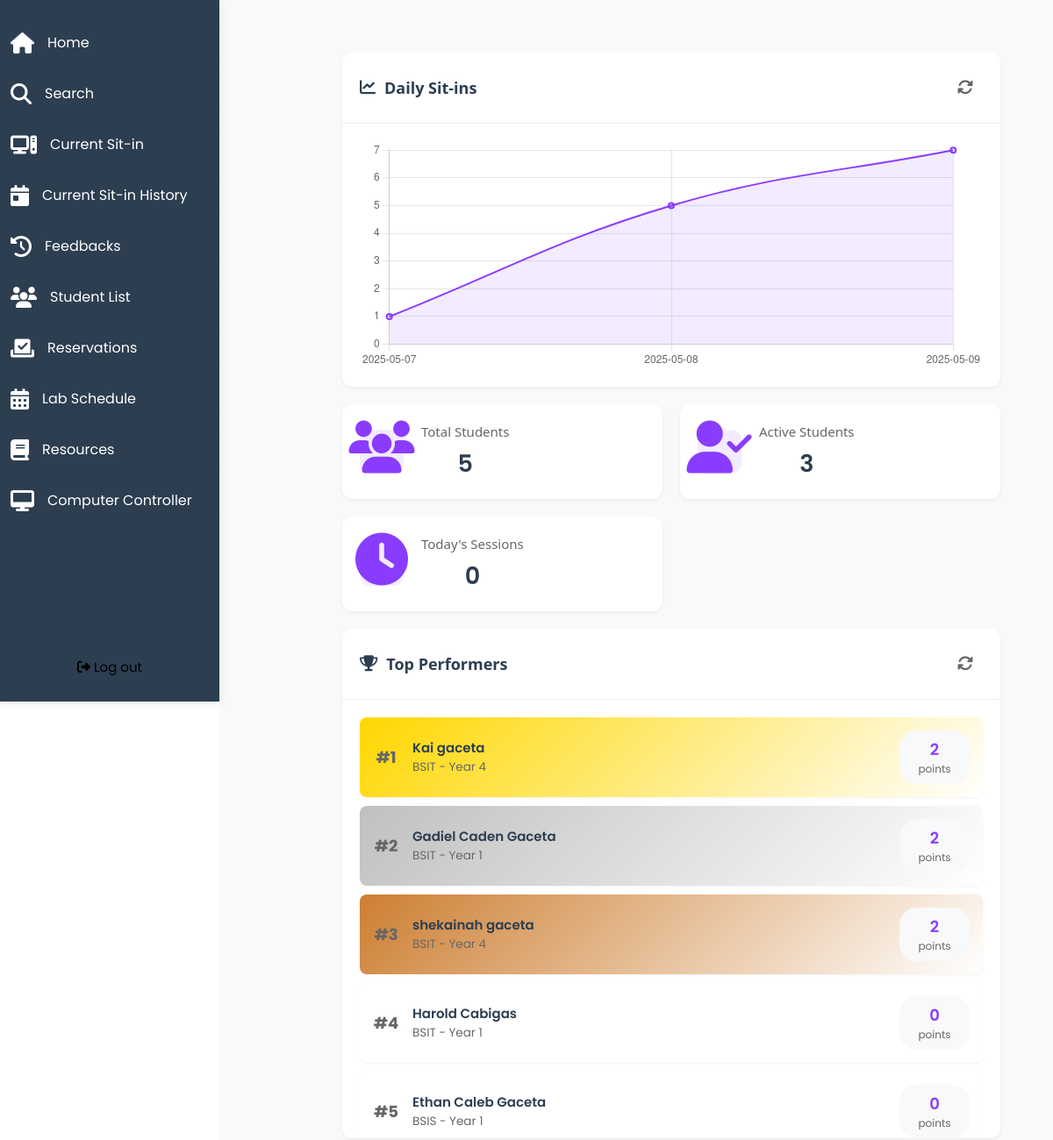
/admin_dashboard (signed in, upper part), run on an earlier commit of the app's database.
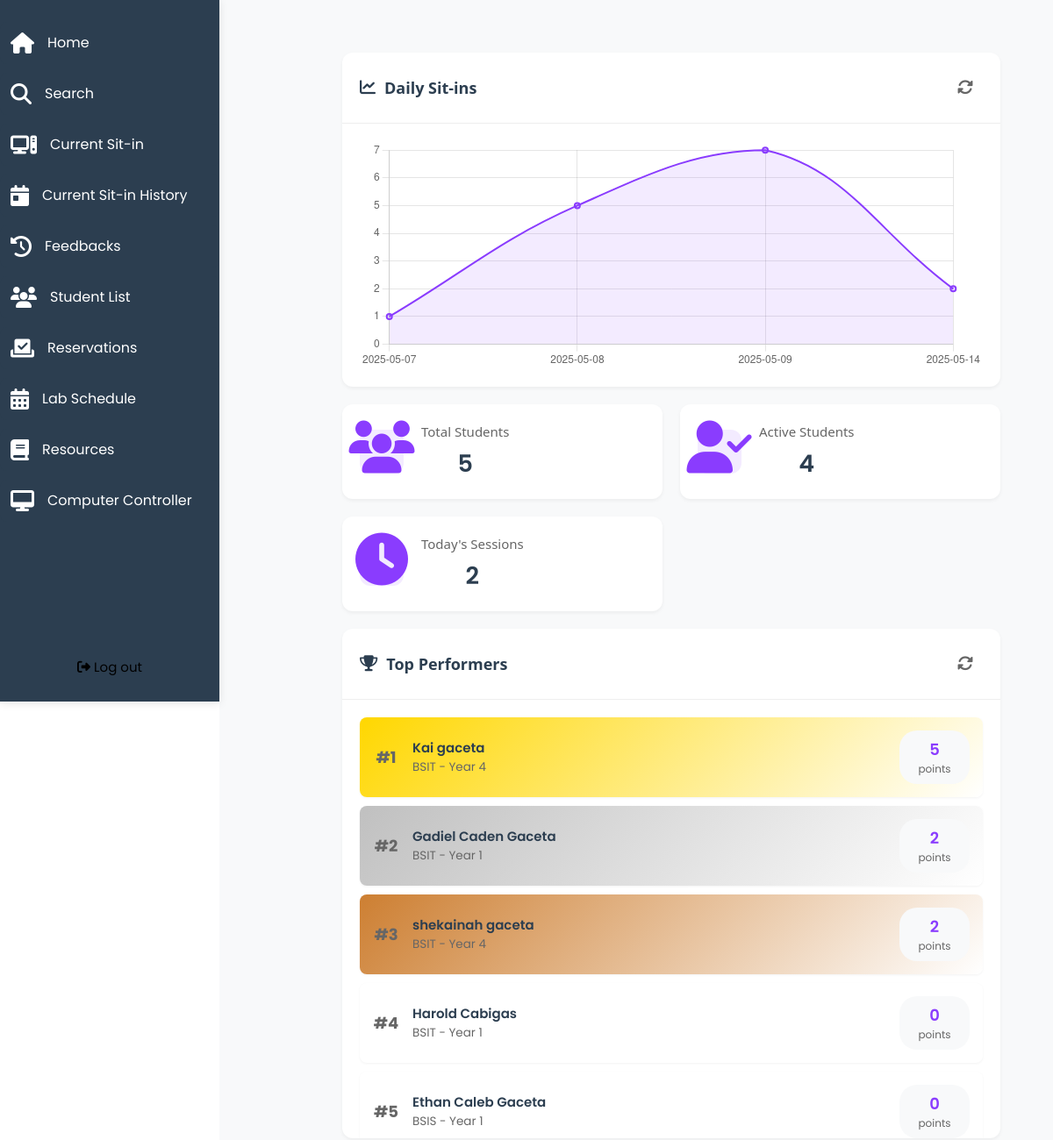
And on a later commit of the database.
### tables this page shows
CREATE TABLE users (
                id INTEGER PRIMARY KEY AUTOINCREMENT,
                username TEXT UNIQUE NOT NULL,
                password TEXT NOT NULL,
                firstname TEXT NOT NULL,
                lastname TEXT NOT NULL,
                email TEXT UNIQUE NOT NULL,
                role TEXT NOT NULL,
                remaining_sessions INTEGER DEFAULT 0,
                points INTEGER DEFAULT 0,
                course TEXT,
                yearlvl TEXT,
                profile_pic TEXT
            , midname text);

### app.py (the view)
@app.route('/admin_dashboard')
def admin_dashboard():
    if 'username' not in session or session.get('role') != 'admin':
        flash('Please log in as admin first.', 'error')
        return redirect(url_for('login'))
    statistics = dbhelper.get_statistics()
    announcements = dbhelper.get_announcements()
    top_students = dbhelper.get_top_students()
    daily_stats = dbhelper.get_daily_sitins_stats()
    return render_template('admin_dashboard.html',
                         statistics=statistics,
                         announcements=announcements,
                         top_students=top_students,
                         daily_stats=daily_stats)

### dbhelper.py (called while the page is built)
def get_db_connection():
    conn = sqlite3.connect(DATABASE)
    conn.row_factory = sqlite3.Row
    return conn

def get_announcements():
    conn = get_db_connection()
    cursor = conn.cursor()
    cursor.execute("""
                SELECT * FROM announcements
                ORDER BY date_created DESC
            """)
    announcements = cursor.fetchall()
    conn.close()
    return announcements

### templates/admin_dashboard.html (shortened to what the changed rows need)
{% extends 'admin.html' %}
{% block content %}
<div class="dashboard-container">
    <div class="stats-graph">
        <div class="w3-card">
            <div class="card-header">
                <h2><i class="fas fa-chart-line"></i> Daily Sit-ins</h2>
            </div>
            <div class="graph-container">
                <canvas id="dailyStatsChart"></canvas>
            </div>
        </div>
    </div>
    <div class="stats-row">
        <div class="stat-card">
            <div class="stat-content">
                <h3>Active Students</h3>
                <p class="stat-value">{{ statistics.active_students }}</p>
            </div>
        </div>
        <div class="stat-card">
            <div class="stat-content">
                <h3>Today's Sessions</h3>
                <p class="stat-value">{{ statistics.total_sessions_today }}</p>
            </div>
        </div>
    </div>
    <div class="main-content-row">
        <div class="leaderboard-column">
            <div class="w3-card">
                <div class="card-header">
                    <h2><i class="fas fa-trophy"></i> Top Performers</h2>
                </div>
                <div class="leaderboard-container">
                    {% for student in top_students %}
                    <div class="leaderboard-item {% if loop.index == 1 %}gold{% elif loop.index == 2 %}silver{% elif loop.index == 3 %}bronze{% endif %}">
                        <div class="rank">#{{ loop.index }}</div>
                        <div class="student-info">
                            <div class="name">{{ student.name }}</div>
                            <div class="details">{{ student.course }} - Year {{ student.yearlvl }}</div>
                        </div>
                        <div class="points">
                            <span class="points-value">{{ student.points }}</span>
                            <span class="points-label">points</span>
                        </div>
                    </div>
                    {% endfor %}
                </div>
            </div>
        </div>
    </div>
</div>
<script>
// Daily Stats Chart
const dailyStatsCtx = document.getElementById('dailyStatsChart').getContext('2d');
const dailyStatsChart = new Chart(dailyStatsCtx, {
    type: 'line',
    data: {
        labels: {{ daily_stats.dates | tojson | safe }},
        datasets: [{
            label: 'Number of Sit-ins',
            data: {{ daily_stats.counts | tojson | safe }},
            borderColor: '#8a3cfe',
            backgroundColor: 'rgba(138, 60, 254, 0.1)',
            borderWidth: 2,
            tension: 0.4,
            fill: true
        }]
    },
    options: {
        responsive: true,
        maintainAspectRatio: false,
        plugins: {
            legend: {
                display: false
            }
        },
        scales: {
            y: {
                beginAtZero: true,
                ticks: {
                    stepSize: 1
                }
            }
        }
    }
});
document.getElementById('announcementForm').addEventListener('submit', function(e) {
    e.preventDefault();
    const announcementText = document.getElementById('announcementText').value;
    if (!announcementText.trim()) {
        alert('Please enter an announcement');
        return;
    }
    const formData = new FormData();
    formData.append('announcement', announcementText);
    fetch('/post_announcement', {
        method: 'POST',
        body: formData
    })
    .then(response => response.json())
    .then(data => {
        if (data.success) {
            document.getElementById('announcementText').value = '';
            location.reload();
        } else {
            alert(data.message);
        }
    })
    .catch(error => {
        console.error('Error:', error);
        alert('Error posting announcement');
    });
});
</script>
{% endblock %}

What changed in the data, as far as the page shows it:
changed users (number 1 of 5 on the later page): points "2" → "5"
Also different on the page:
chart data {{ daily_stats.dates | tojson | safe }}: ["2025-05-07", "2025-05-08", "2025-05-09"] → ["2025-05-07", "2025-05-08", "2025-05-09", "2025-05-14"]
chart data {{ daily_stats.counts | tojson | safe }}: [1, 5, 7] → [1, 5, 7, 2]
{{ statistics.active_students }}: "3" → "4"
{{ statistics.total_sessions_today }}: "0" → "2"
